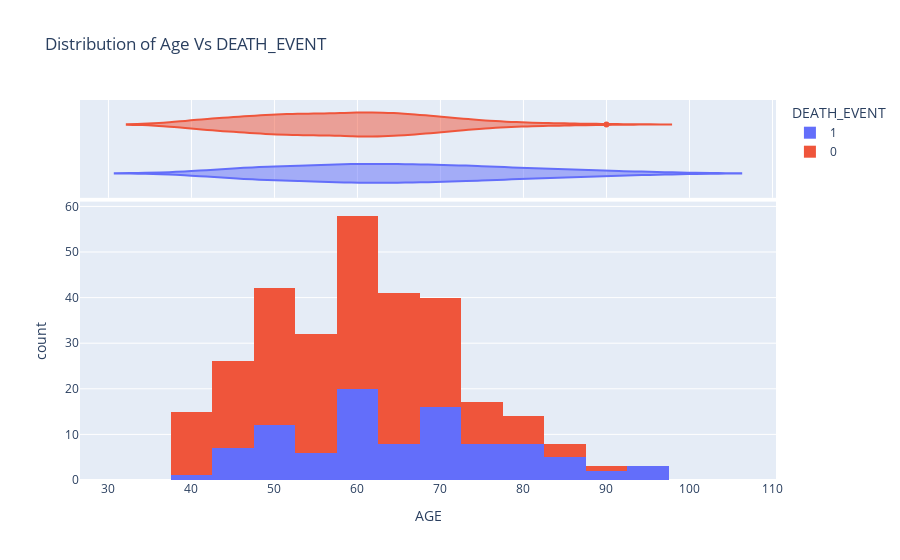

Here is the notebook cell this chart was saved with:
### Code cell
import plotly.express as px
fig = px.histogram(dataset, x="age", color="DEATH_EVENT", marginal="violin",hover_data=dataset.columns,
                   title ="Distribution of Age Vs DEATH_EVENT", 
                   labels={"age": "AGE"})
fig.show()

### Figure 1 — Plotly figure (JSON) as saved in the notebook; plotly's stock layout.template omitted (floating-point values rounded to 4 significant figures; data arrays with more than 128 entries replaced by an {"elided": "..."} marker saying what was removed)
{"data": [{"alignmentgroup": "True", "bingroup": "x", "hovertemplate": "DEATH_EVENT=1<br>AGE=%{x}<br>count=%{y}<extra></extra>", "legendgroup": "1", "marker": {"color": "#636efa"}, "name": "1", "offsetgroup": "1", "orientation": "v", "showlegend": true, "type": "histogram", "x": [75, 55, 65, 50, 65, 90, 75, 60, 65, 80, 75, 62, 45, 50, 82, 87, 45, 70, 48, 65, 68, 75, 80, 95, 70, 58, 82, 94, 85, 50, 65, 69, 90, 82, 60, 70, 50, 70, 60, 50, 51, 60, 80, 57, 68, 53, 60, 70, 60, 95, 49, 72, 45, 50, 45, 60, 42, 72, 70, 65, 85, 69, 60, 60, 59, 60, 72, 85, 70, 86, 60, 46, 80, 72, 75, 72, 50, 45, 80, 59, 59, 65, 75, 58, 60.67, 50, 60, 45, 77, 48, 54, 73, 60, 55, 65, 55], "xaxis": "x", "yaxis": "y"}, {"alignmentgroup": "True", "customdata": {"elided": "96x12 float values"}, "hovertemplate": "DEATH_EVENT=%{customdata[11]}<br>AGE=%{x}<br>anaemia=%{customdata[0]}<br>creatinine_phosphokinase=%{customdata[1]}<br>diabetes=%{customdata[2]}<br>ejection_fraction=%{customdata[3]}<br>high_blood_pressure=%{customdata[4]}<br>platelets=%{customdata[5]}<br>serum_creatinine=%{customdata[6]}<br>serum_sodium=%{customdata[7]}<br>sex=%{customdata[8]}<br>smoking=%{customdata[9]}<br>time=%{customdata[10]}<extra></extra>", "legendgroup": "1", "marker": {"color": "#636efa"}, "name": "1", "offsetgroup": "1", "scalegroup": "x", "showlegend": false, "type": "violin", "x": [75, 55, 65, 50, 65, 90, 75, 60, 65, 80, 75, 62, 45, 50, 82, 87, 45, 70, 48, 65, 68, 75, 80, 95, 70, 58, 82, 94, 85, 50, 65, 69, 90, 82, 60, 70, 50, 70, 60, 50, 51, 60, 80, 57, 68, 53, 60, 70, 60, 95, 49, 72, 45, 50, 45, 60, 42, 72, 70, 65, 85, 69, 60, 60, 59, 60, 72, 85, 70, 86, 60, 46, 80, 72, 75, 72, 50, 45, 80, 59, 59, 65, 75, 58, 60.67, 50, 60, 45, 77, 48, 54, 73, 60, 55, 65, 55], "xaxis": "x2", "yaxis": "y2"}, {"alignmentgroup": "True", "bingroup": "x", "hovertemplate": "DEATH_EVENT=0<br>AGE=%{x}<br>count=%{y}<extra></extra>", "legendgroup": "0", "marker": {"color": "#EF553B"}, "name": "0", "offsetgroup": "0", "orientation": "v", "showlegend": true, "type": "histogram", "x": {"elided": "203 float values"}, "xaxis": "x", "yaxis": "y"}, {"alignmentgroup": "True", "customdata": {"elided": "203x12 float values"}, "hovertemplate": "DEATH_EVENT=%{customdata[11]}<br>AGE=%{x}<br>anaemia=%{customdata[0]}<br>creatinine_phosphokinase=%{customdata[1]}<br>diabetes=%{customdata[2]}<br>ejection_fraction=%{customdata[3]}<br>high_blood_pressure=%{customdata[4]}<br>platelets=%{customdata[5]}<br>serum_creatinine=%{customdata[6]}<br>serum_sodium=%{customdata[7]}<br>sex=%{customdata[8]}<br>smoking=%{customdata[9]}<br>time=%{customdata[10]}<extra></extra>", "legendgroup": "0", "marker": {"color": "#EF553B"}, "name": "0", "offsetgroup": "0", "scalegroup": "x", "showlegend": false, "type": "violin", "x": {"elided": "203 float values"}, "xaxis": "x2", "yaxis": "y2"}], "layout": {"barmode": "relative", "legend": {"title": {"text": "DEATH_EVENT"}, "tracegroupgap": 0}, "title": {"text": "Distribution of Age Vs DEATH_EVENT"}, "xaxis": {"anchor": "y", "domain": [0, 1], "title": {"text": "AGE"}}, "xaxis2": {"anchor": "y2", "domain": [0, 1], "matches": "x", "showgrid": true, "showticklabels": false}, "yaxis": {"anchor": "x", "domain": [0, 0.7326], "title": {"text": "count"}}, "yaxis2": {"anchor": "x2", "domain": [0.7426, 1], "matches": "y2", "showgrid": false, "showline": false, "showticklabels": false, "ticks": ""}}}
